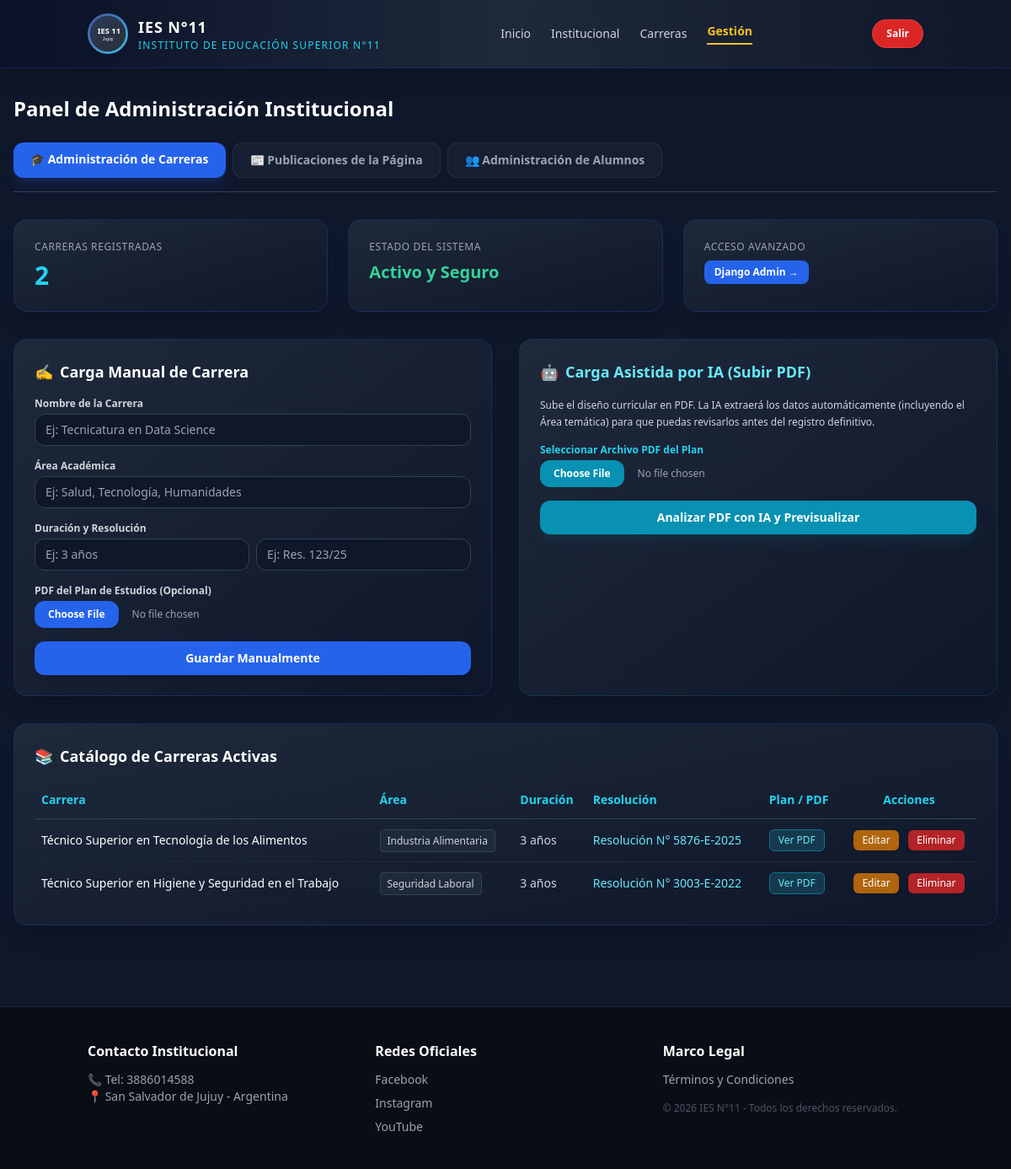
/gestion/ (signed in), run on the app's committed database.
### nucleo/models.py (models this page shows, shortened)
class Carrera(models.Model):
    nombre = models.CharField(max_length=150)
    duracion = models.CharField(max_length=50, default='3 años')
    resolucion = models.CharField(max_length=100, default='S/N')
    area = models.CharField(max_length=100, default='General', help_text='Ej: Salud, Tecnología, Humanidades')
    archivo_pdf = models.FileField(upload_to='carreras_pdf/', blank=True, null=True)
    descripcion = models.TextField(blank=True, null=True)

### nucleo/views.py (the view, shortened to what this page needs)
# urls.py: path('gestion/', views.admin_dashboard, name='gestion'),
@login_required
def admin_dashboard(request):
    tab = request.GET.get('tab', 'carreras')
    carreras_list = Carrera.objects.all()
    publicaciones_list = Publicacion.objects.all().order_by('-fecha_creacion')
    alumnos_list = Usuario.objects.filter(rol='alumno') | Usuario.objects.filter(is_staff=False)
    context = {
        'tab': tab,
        'carreras': carreras_list,
        'total_carreras': carreras_list.count(),
        'publicaciones': publicaciones_list,
        'alumnos': alumnos_list.distinct(),
    }
    return render(request, 'nucleo/admin.html', context)

### nucleo/templates/nucleo/admin.html (shortened to what this page needs)
{% extends 'nucleo/base.html' %}
{% block content %}
    <div class="mb-8">
        <h2 class="text-2xl font-extrabold text-white mb-6">Panel de Administración Institucional</h2>
        <div class="flex flex-wrap gap-2 border-b border-slate-700 pb-4">
            <a href="?tab=carreras" class="px-5 py-2.5 rounded-xl font-semibold text-sm transition {% if tab == 'carreras' %} bg-blue-600 text-white shadow-lg shadow-blue-900/40 {% else %} text-gray-400 hover:text-white bg-slate-800/50 border border-slate-700/50 {% endif %}">
                🎓 Administración de Carreras
            </a>
            <a href="?tab=publicaciones" class="px-5 py-2.5 rounded-xl font-semibold text-sm transition {% if tab == 'publicaciones' %} bg-blue-600 text-white shadow-lg shadow-blue-900/40 {% else %} text-gray-400 hover:text-white bg-slate-800/50 border border-slate-700/50 {% endif %}">
                📰 Publicaciones de la Página
            </a>
            <a href="?tab=alumnos" class="px-5 py-2.5 rounded-xl font-semibold text-sm transition {% if tab == 'alumnos' %} bg-blue-600 text-white shadow-lg shadow-blue-900/40 {% else %} text-gray-400 hover:text-white bg-slate-800/50 border border-slate-700/50 {% endif %}">
                👥 Administración de Alumnos
            </a>
        </div>
    </div>
    {% if tab == 'carreras' %}
        <div class="grid grid-cols-1 md:grid-cols-3 gap-4 md:gap-6 mb-8">
            <div class="bg-gradient-to-br from-[#1e293b] to-[#0f172a] p-6 rounded-2xl border border-blue-900/40 shadow-xl">
                <p class="text-xs text-gray-400 uppercase tracking-wider">Carreras Registradas</p>
                <h3 class="text-3xl font-extrabold text-cyan-400 mt-2">{{ total_carreras }}</h3>
            </div>
            <div class="bg-gradient-to-br from-[#1e293b] to-[#0f172a] p-6 rounded-2xl border border-blue-900/40 shadow-xl">
                <p class="text-xs text-gray-400 uppercase tracking-wider">Estado del Sistema</p>
                <h3 class="text-xl font-bold text-emerald-400 mt-2">Activo y Seguro</h3>
            </div>
            <div class="bg-gradient-to-br from-[#1e293b] to-[#0f172a] p-6 rounded-2xl border border-blue-900/40 shadow-xl">
                <p class="text-xs text-gray-400 uppercase tracking-wider">Acceso Avanzado</p>
                <a href="/admin/" target="_blank" class="inline-block mt-2 text-xs bg-blue-600 hover:bg-blue-500 text-white px-3 py-1.5 rounded-lg font-semibold transition">Django Admin &rarr;</a>
            </div>
        </div>
        <div class="grid grid-cols-1 md:grid-cols-2 gap-6 md:gap-8 mb-8">
            <div class="bg-gradient-to-br from-[#1e293b] to-[#0f172a] p-6 rounded-2xl border border-blue-900/40 shadow-xl">
                <h3 class="text-lg font-bold text-white mb-4 flex items-center space-x-2">
                    <span>✍️</span> <span>Carga Manual de Carrera</span>
                </h3>
                <form method="POST" enctype="multipart/form-data" class="space-y-4">
                    <div>
                        <label class="block text-xs font-semibold text-gray-300 mb-1">Nombre de la Carrera</label>
                        <input type="text" name="nombre" required class="w-full bg-slate-900 border border-slate-700 rounded-xl px-3 py-2 text-white text-sm focus:outline-none focus:border-cyan-400" placeholder="Ej: Tecnicatura en Data Science">
                    </div>
                    <div>
                        <label class="block text-xs font-semibold text-gray-300 mb-1">Área Académica</label>
                        <input type="text" name="area" required class="w-full bg-slate-900 border border-slate-700 rounded-xl px-3 py-2 text-white text-sm focus:outline-none focus:border-cyan-400" placeholder="Ej: Salud, Tecnología, Humanidades">
                    </div>
                    <div>
                        <label class="block text-xs font-semibold text-gray-300 mb-1">Duración y Resolución</label>
                        <div class="grid grid-cols-1 sm:grid-cols-2 gap-2">
                            <input type="text" name="duracion" class="bg-slate-900 border border-slate-700 rounded-xl px-3 py-2 text-white text-sm focus:outline-none focus:border-cyan-400" placeholder="Ej: 3 años">
                            <input type="text" name="resolucion" class="bg-slate-900 border border-slate-700 rounded-xl px-3 py-2 text-white text-sm focus:outline-none focus:border-cyan-400" placeholder="Ej: Res. 123/25">
                        </div>
                    </div>
                    <div>
                        <label class="block text-xs font-semibold text-gray-300 mb-1">PDF del Plan de Estudios (Opcional)</label>
                        <input type="file" name="archivo_pdf" class="w-full text-xs text-gray-400 file:mr-4 file:py-2 file:px-4 file:rounded-xl file:border-0 file:text-xs file:font-semibold file:bg-blue-600 file:text-white hover:file:bg-blue-500">
                    </div>
                    <button type="submit" class="w-full bg-blue-600 hover:bg-blue-500 text-white font-bold py-2.5 rounded-xl text-sm transition shadow-lg">
                        Guardar Manualmente
                    </button>
                </form>
            </div>
            <div class="bg-gradient-to-br from-[#1e293b] to-[#0f172a] p-6 rounded-2xl border border-cyan-900/40 shadow-xl">
                <h3 class="text-lg font-bold text-cyan-300 mb-4 flex items-center space-x-2">
                    <span>🤖</span> <span>Carga Asistida por IA (Subir PDF)</span>
                </h3>
                <form method="POST" enctype="multipart/form-data" class="space-y-4">
                    <p class="text-xs text-gray-300 leading-relaxed">
                        Sube el diseño curricular en PDF. La IA extraerá los datos automáticamente (incluyendo el Área temática) para que puedas revisarlos antes del registro definitivo.
                    </p>
                    <div>
                        <label class="block text-xs font-semibold text-cyan-400 mb-1">Seleccionar Archivo PDF del Plan</label>
                        <input type="file" name="pdf_ia" required class="w-full text-xs text-gray-400 file:mr-4 file:py-2 file:px-4 file:rounded-xl file:border-0 file:text-xs file:font-semibold file:bg-cyan-600 file:text-white hover:file:bg-cyan-500">
                    </div>
                    <button type="submit" class="w-full bg-cyan-600 hover:bg-cyan-500 text-white font-bold py-2.5 rounded-xl text-sm transition shadow-lg shadow-cyan-900/30">
                        Analizar PDF con IA y Previsualizar
                    </button>
                </form>
            </div>
        </div>
        <div class="bg-gradient-to-br from-[#1e293b] to-[#0f172a] p-4 md:p-6 rounded-2xl border border-blue-900/40 shadow-xl">
            <h3 class="text-lg font-bold text-white mb-4 flex items-center space-x-2">
                <span>📚</span> <span>Catálogo de Carreras Activas</span>
            </h3>
            <div class="overflow-x-auto">
                <table class="w-full text-left border-collapse text-sm min-w-[700px]">
                    <thead>
                        <tr class="border-b border-slate-700 text-cyan-400">
                            <th class="py-3 px-2 font-semibold">Carrera</th>
                            <th class="py-3 px-2 font-semibold">Área</th>
                            <th class="py-3 px-2 font-semibold">Duración</th>
                            <th class="py-3 px-2 font-semibold">Resolución</th>
                            <th class="py-3 px-2 font-semibold">Plan / PDF</th>
                            <th class="py-3 px-2 font-semibold text-center">Acciones</th>
                        </tr>
                    </thead>
                    <tbody class="divide-y divide-slate-800 text-gray-300">
                        {% for c in carreras %}
                        <tr class="hover:bg-slate-800/40 transition">
                            <td class="py-3 px-2 font-medium text-white">{{ c.nombre }}</td>
                            <td class="py-3 px-2"><span class="bg-slate-800 text-gray-300 px-2 py-1 rounded text-xs border border-slate-700">{{ c.area }}</span></td>
                            <td class="py-3 px-2">{{ c.duracion }}</td>
                            <td class="py-3 px-2 text-cyan-300">{{ c.resolucion }}</td>
                            <td class="py-3 px-2">
                                {% if c.archivo_pdf %}
                                    <a href="{{ c.archivo_pdf.url }}" target="_blank" class="text-xs bg-cyan-900/60 text-cyan-300 px-2.5 py-1 rounded-md border border-cyan-700 hover:bg-cyan-800 transition inline-block">Ver PDF</a>
                                {% else %}
                                    <span class="text-xs text-gray-500 italic">Sin PDF</span>
                                {% endif %}
                            </td>
                            <td class="py-3 px-2 text-center space-x-1 sm:space-x-2 whitespace-nowrap">
                                <a href="{% url 'editar_carrera' c.id %}" class="inline-block text-xs bg-amber-600/80 hover:bg-amber-500 text-white px-2.5 py-1 rounded-md transition shadow">Editar</a>
                                <a href="{% url 'eliminar_carrera' c.id %}" class="inline-block text-xs bg-red-600/80 hover:bg-red-500 text-white px-2.5 py-1 rounded-md transition shadow" onclick="return confirm('¿Estás seguro de eliminar esta carrera?');">Eliminar</a>
                            </td>
                        </tr>
                        {% empty %}
                        <tr>
                            <td colspan="6" class="text-center py-6 text-gray-500 italic">No hay carreras cargadas todavía. ¡Agregá la primera con cualquiera de las opciones!</td>
                        </tr>
                        {% endfor %}
                    </tbody>
                </table>
            </div>
        </div>
    {% endif %}
{% endblock %}

### data on the page
Carrera: nombre "Técnico Superior en Tecnología de los Alimentos", area "Industria Alimentaria", duracion "3 años", resolucion "Resolución N° 5876-E-2025"
Carrera: nombre "Técnico Superior en Higiene y Seguridad en el Trabajo", area "Seguridad Laboral", duracion "3 años", resolucion "Resolución N° 3003-E-2022"

### other printed values
{{ total_carreras }} "2"
